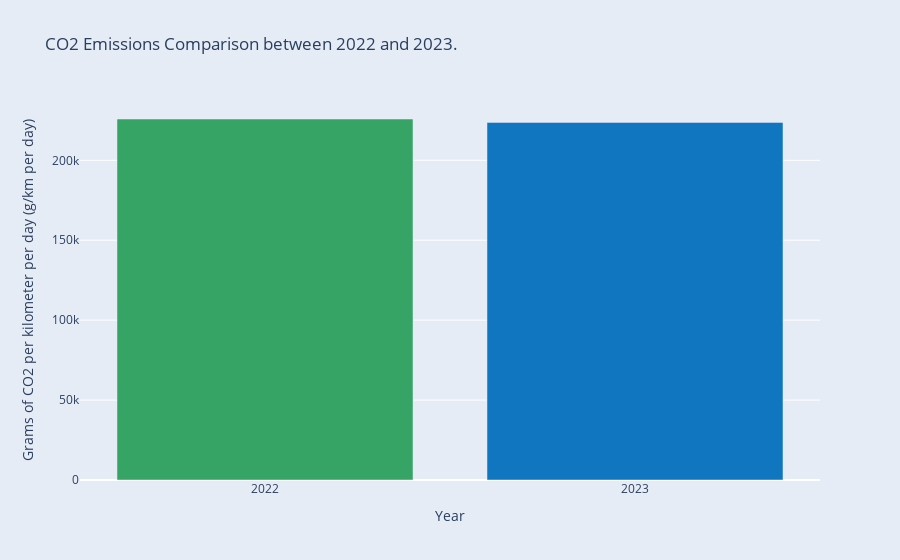

Source (notebook cell):
### Code cell
# plot bar graph of difference in CO2 emmisions per day 2022 vs 2023
fig = go.Figure(go.Bar(
    x=['2022', '2023'],
    y=[Co2_emmisions_2022, Co2_emmisions_2023],
    marker=dict(color=['#36A465', '#1076BF'], coloraxis="coloraxis")
))

fig.update_layout(title_text='CO2 Emissions Comparison between 2022 and 2023.'.format(diff_emissions_22_23),
        xaxis_title='Year',
        yaxis_title='Grams of CO2 per kilometer per day (g/km per day)',
        showlegend=False,
        paper_bgcolor='#E5ECF6')

fig.write_image("figures\ Co2_emmision_diff.pdf")

fig.show()

### Figure 1 — Plotly figure (JSON) as saved in the notebook; plotly's stock layout.template omitted (floating-point values rounded to 4 significant figures)
{"data": [{"marker": {"color": ["#36A465", "#1076BF"], "coloraxis": "coloraxis"}, "type": "bar", "x": ["2022", "2023"], "y": [225800.0, 223700.0]}], "layout": {"paper_bgcolor": "#E5ECF6", "showlegend": false, "title": {"text": "CO2 Emissions Comparison between 2022 and 2023."}, "xaxis": {"title": {"text": "Year"}}, "yaxis": {"title": {"text": "Grams of CO2 per kilometer per day (g/km per day)"}}}}
